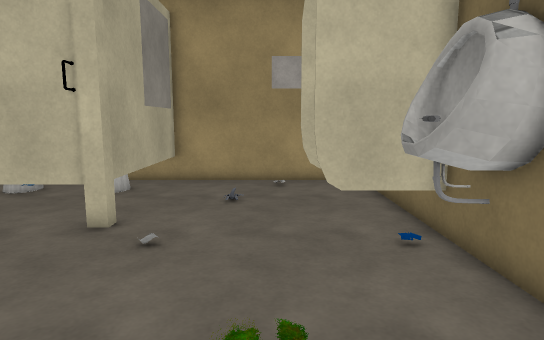
View 1 (above)

16 first-person views from a walk through a scene from a Unity 3-D project. The camera is 1.3 m above the floor, tilts 8° down and sees 75° across. The floor is counted in squares, 0.45 m on a side. Each view is taken from the middle of a square. On the plan, view 1 faces up. The plan holds only what a view shows up to about 20 squares ahead; the rest is blank. The player character is not drawn. Door leaves are left out, so doorways stand open. Some surface patterns are stand-ins.

View 2
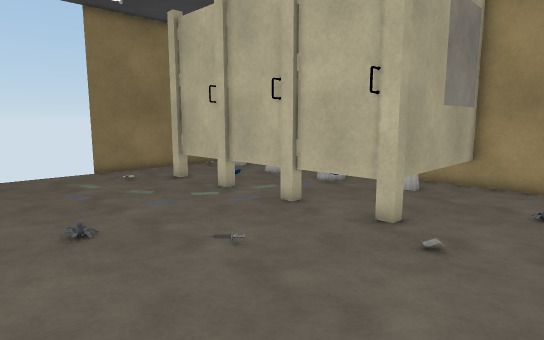

View 3
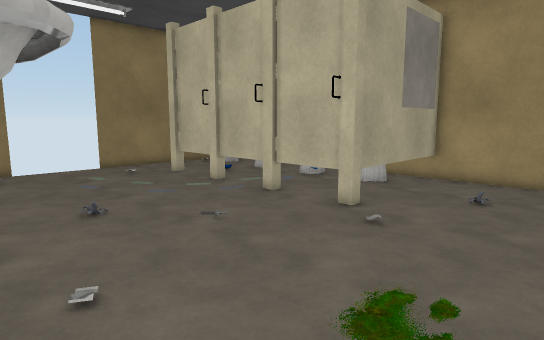

View 4
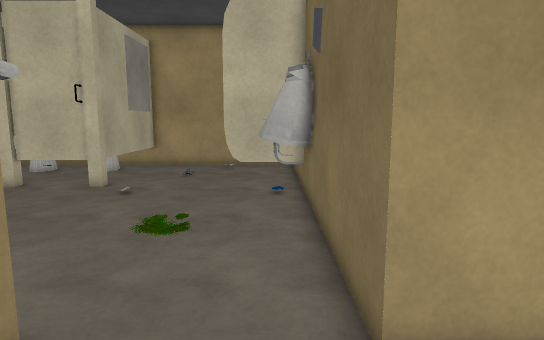

View 5
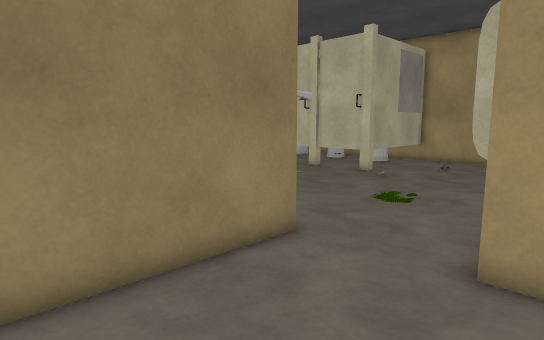

View 6
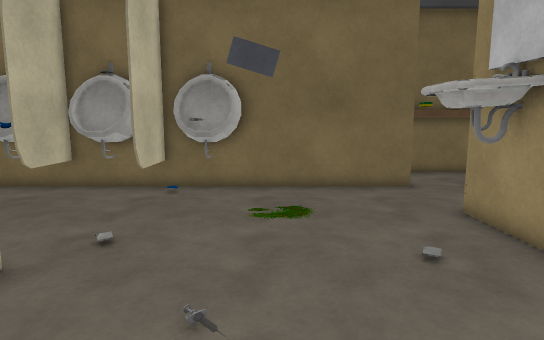

View 7
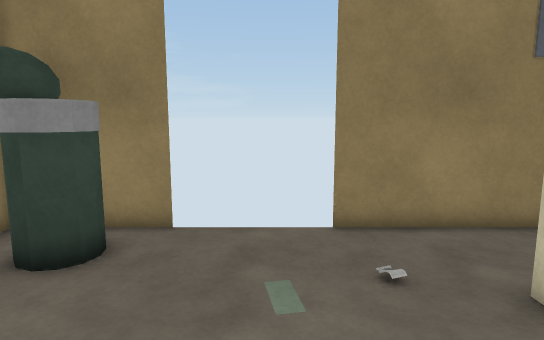

View 8
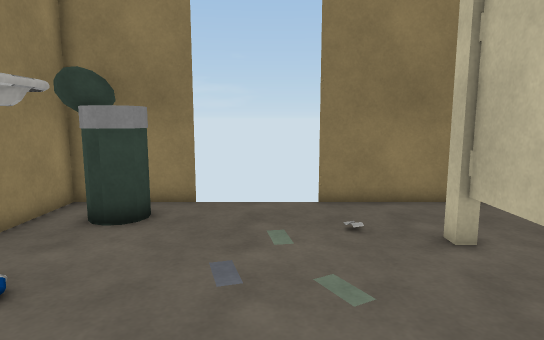

View 9
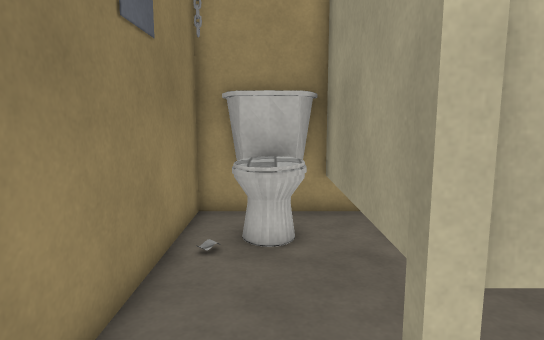

View 10
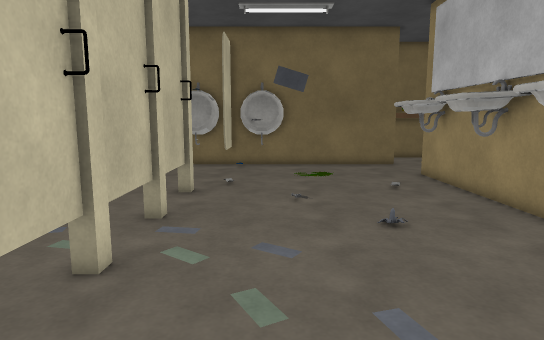

View 11
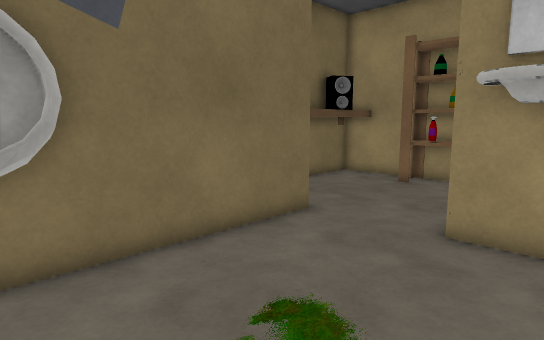

View 12
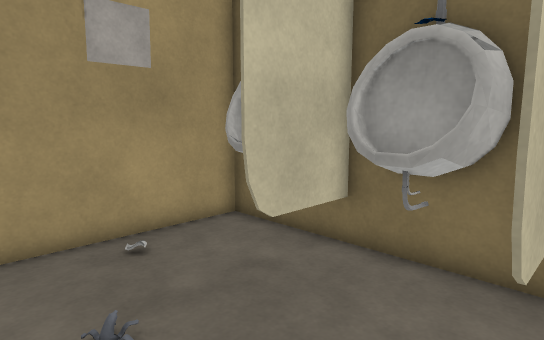

View 13
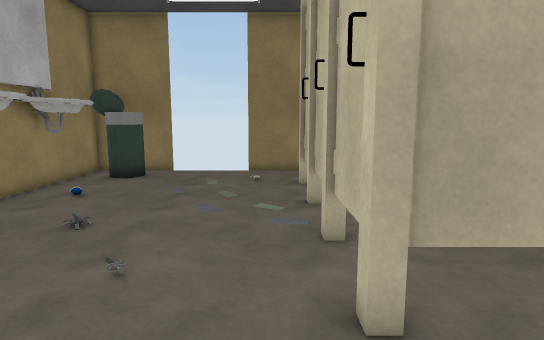

View 14
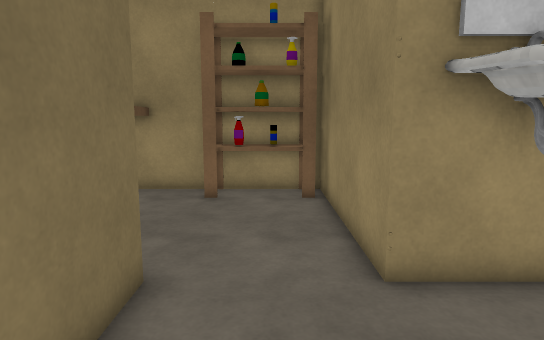

View 15
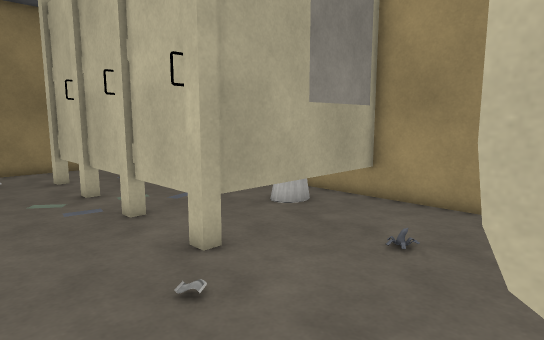

View 16
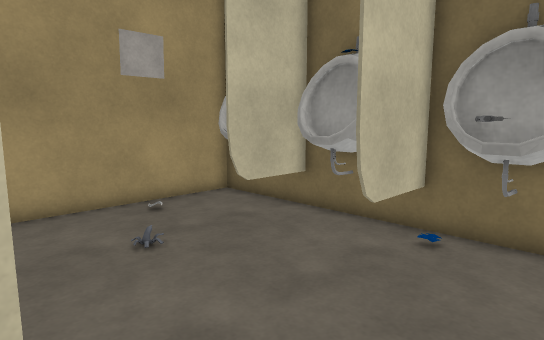

### Floor plan
Key: @ floor where view 1 was taken; # wall or solid block; x gap in a wall; . floor; D open door; = window, fence, low wall or low ledge; ^ raised ledge; T thing the floor can be seen under or through; B banana; I toilet.
Columns run from 20 left of view 1 to 7 right of it. Each row starts with its distance up from view 1.
 17              ############
 16 #####          #.......II
 15 #^^^#         ^#.......II
 14 #^^.#       .^^#.......II
 13 #.=.#       ...T...B..###
 12 #...T       ...T.......II
 11 #...T       ...T.......II
 10 DDDDTT    TTTTTT.......II
  9 DDDDTTTTTT TTTTT......###
  8 #......................II
  7 #......................II
  6 D......................II
  5 D......................II
  4 D.......................#
  3 D..........B............#
  2 x.......................#
  1 ###=....................#
  0  ##########.### .TTT@...#
 -1             ###  TTT....#
 -2                   #TDDDDD###
 -3                     #......#
 -4                     #......#
 -5                     #......#
 -6                     #......#
 -7                     #......#
 -8                     #......#
 -9                     ######.#
-10                         ##.#
-11                          ###

Positions as (right, up) in squares from view 1, and headings:
1: (0, 0), facing up
2: (0, 0), facing up-left
3: (2, -1), facing up-left
4: (3, -6), facing up
5: (6, -9), facing up-left
6: (-11, 4), facing right
7: (-11, 5), facing left
8: (-8, 5), facing left
9: (-18, 6), facing up
10: (-19, 6), facing right
11: (-3, 7), facing down-right
12: (-3, 8), facing up-right
13: (0, 8), facing left
14: (2, 4), facing down
15: (2, 5), facing up-left
16: (-5, 5), facing up-right
